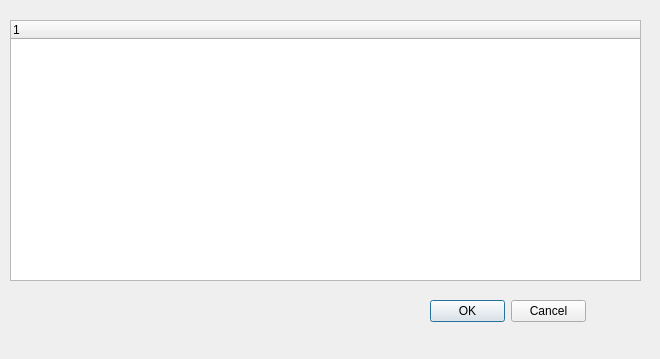
<?xml version="1.0" encoding="UTF-8"?>
<ui version="4.0">
 <class>ModufyProDialog</class>
 <widget class="QDialog" name="ModufyProDialog">
  <property name="geometry">
   <rect>
    <x>0</x>
    <y>0</y>
    <width>660</width>
    <height>359</height>
   </rect>
  </property>
  <property name="windowTitle">
   <string>Dialog</string>
  </property>
  <widget class="QTreeWidget" name="treeWidget">
   <property name="geometry">
    <rect>
     <x>10</x>
     <y>20</y>
     <width>631</width>
     <height>261</height>
    </rect>
   </property>
   <column>
    <property name="text">
     <string notr="true">1</string>
    </property>
   </column>
  </widget>
  <widget class="QDialogButtonBox" name="buttonBox">
   <property name="geometry">
    <rect>
     <x>430</x>
     <y>300</y>
     <width>156</width>
     <height>23</height>
    </rect>
   </property>
   <property name="standardButtons">
    <set>QDialogButtonBox::Cancel|QDialogButtonBox::Ok</set>
   </property>
  </widget>
 </widget>
 <resources/>
 <connections/>
</ui>
